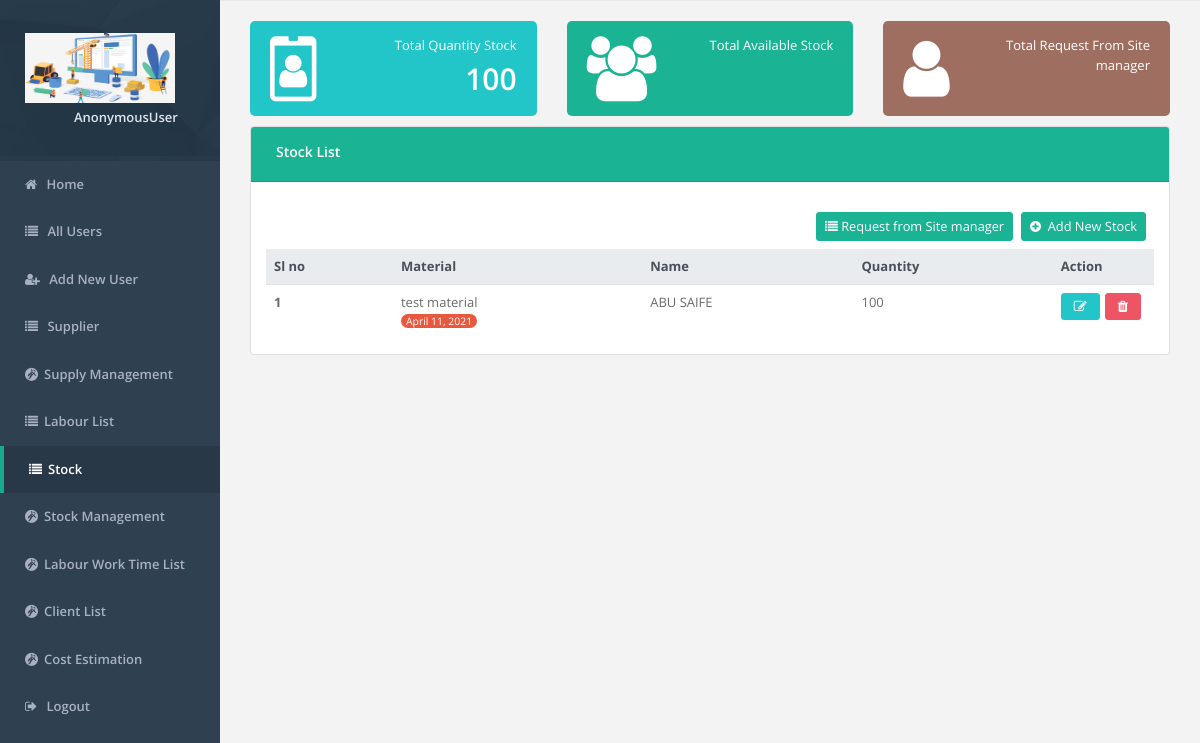
The page /supply/stock-list/ on the database as committed earlier.
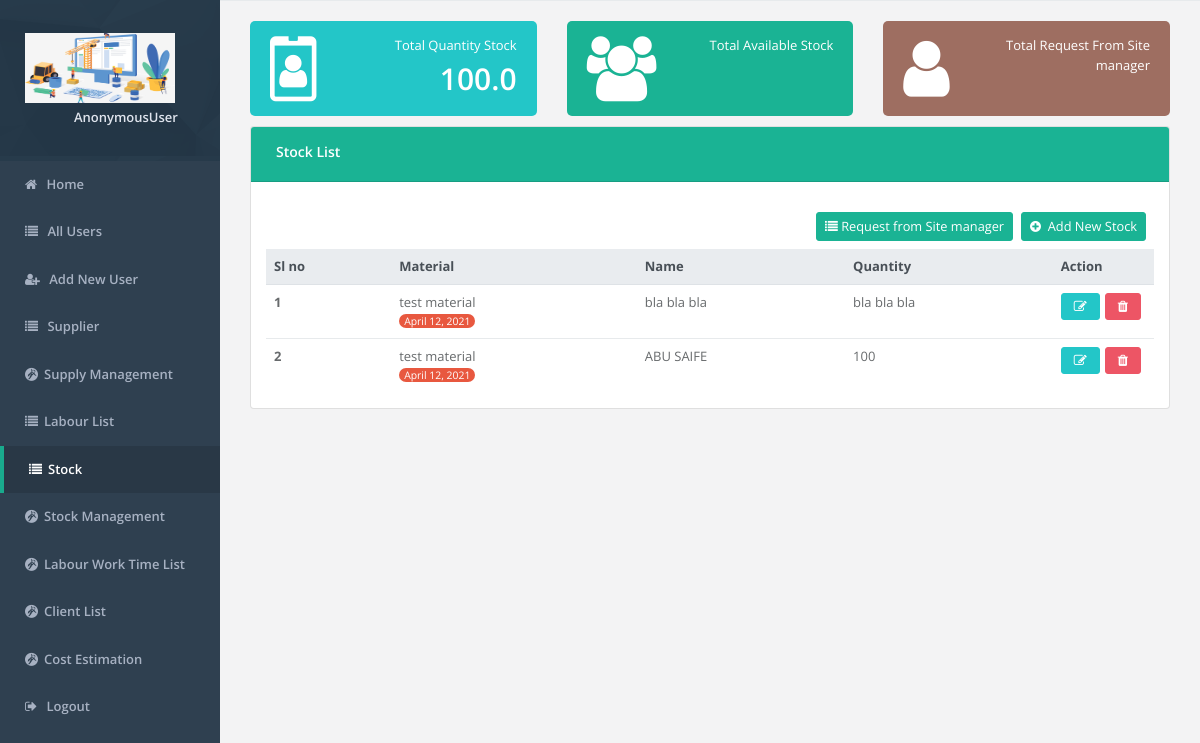
The same page on the database as committed later.
### supply_management/models.py (models this page shows, shortened)
class Stock(models.Model):
    material = models.ForeignKey(Material, on_delete=models.CASCADE)
    name = models.CharField(max_length=200)
    quantity = models.CharField(max_length = 200)
    update_date = models.DateField(auto_now=True)
    update_by = models.CharField(max_length=200)

class Material(models.Model):
    material_name = models.CharField(max_length=200)
    type = models.CharField(max_length=200)

### supply_management/views.py (the view)
# urls.py: path('stock-list/', views.stock_list, name="stock_list"),
def stock_list(request):
    obj = Stock.objects.all()[::-1]
    stock_obj = Stock.objects.all()
    total_quantity = stock_obj.aggregate(Sum('quantity'))['quantity__sum']
    context={
        "obj":obj,
        'isact_stocklist': 'active',
        "total_quantity":total_quantity
    }
    return render(request, "stock/stock_list.html",context)

### templates/stock/stock_list.html (shortened to what the changed rows need)
{% include 'header.html' %}
{% load static %}
<div class="main-content" id="panel" style="margin-top:10px;">
    <div class="container-fluid">
        <div class="row">
            <div class="col-lg-4">
                <div class="widget style1 lazur-bg">
                    <div class="row">
                        <div class="col-8 text-right">
                            <span>Total Quantity Stock</span>
                            <h2 class="font-bold">{{ total_quantity }}</h2>
                        </div>
                    </div>
                </div>
            </div>
        </div>
    </div>
    <div class="row">
        <div class="container-fluid">
            <div class="col-md-12">
                <div class="card">
                    <div class="container-fluid mt-2">
                        <div class="table-responsive">
                            <table class="table align-items-center table-flush" id="surveyorList">
                                <thead class="thead-light mt-4">
                                <tr>
                                    <th data-sort="name">Sl no</th>
                                    <th data-sort="name">Material</th>
                                    <th data-sort="name">Name</th>
                                    <th data-sort="name">Quantity</th>
                                    <th>Action</th>
                                </tr>
                                </thead>
                                <tbody class="list">
                                {% for obj in obj %}
                                <tr>
                                    <th scope="row"><span class="name mb-0 text-sm">{{ forloop.counter }}</span>
                                    </th>
                                    <td>
                                        <span class="status">{{ obj.material.material_name }}</span><br>
                                        <small style="color:#fff;background-color:#e8583f;border-radius: 10px;padding-left:5px;padding-right:5px;">{{ obj.update_date }}</small>
                                    </td>
                                    <td>
                                        <span class="status">{{ obj.name }}</span><br>
                                    </td>
                                    <td>
                                        <span class="status">{{ obj.quantity }}</span>
                                    </td>
                                    <td style="width: 10%">
                                        <div class="btn-group">
                                            <a href="{% url 'update_stock' id=obj.id %}" style="margin-right: 5px;">
                                                <button class="btn btn-info fa fa-edit"></button>
                                            </a>
                                            <a href="{% url 'remove_stock' id=obj.id %}" style="margin-right: 5px;">
                                                <button class="btn btn-danger fa fa-trash"></button>
                                            </a>
                                        </div>
                                    </td>
                                </tr>
                                {% endfor %}
                                </tbody>
                            </table>
                        </div>
                    </div>
                </div>
            </div>
        </div>
    </div>
</div>
{% include 'footer.html' %}

Rows that differ between the two databases and show on the page:
removed Stock: material.material_name "test material", update_date "April 11, 2021", name "ABU SAIFE", quantity "100"
added Stock: material.material_name "test material", update_date "April 12, 2021", name "bla bla bla", quantity "bla bla bla"
added Stock: material.material_name "test material", update_date "April 12, 2021", name "ABU SAIFE", quantity "100"
Other text that changed with them:
{{ total_quantity }}: "100" → "100.0"
